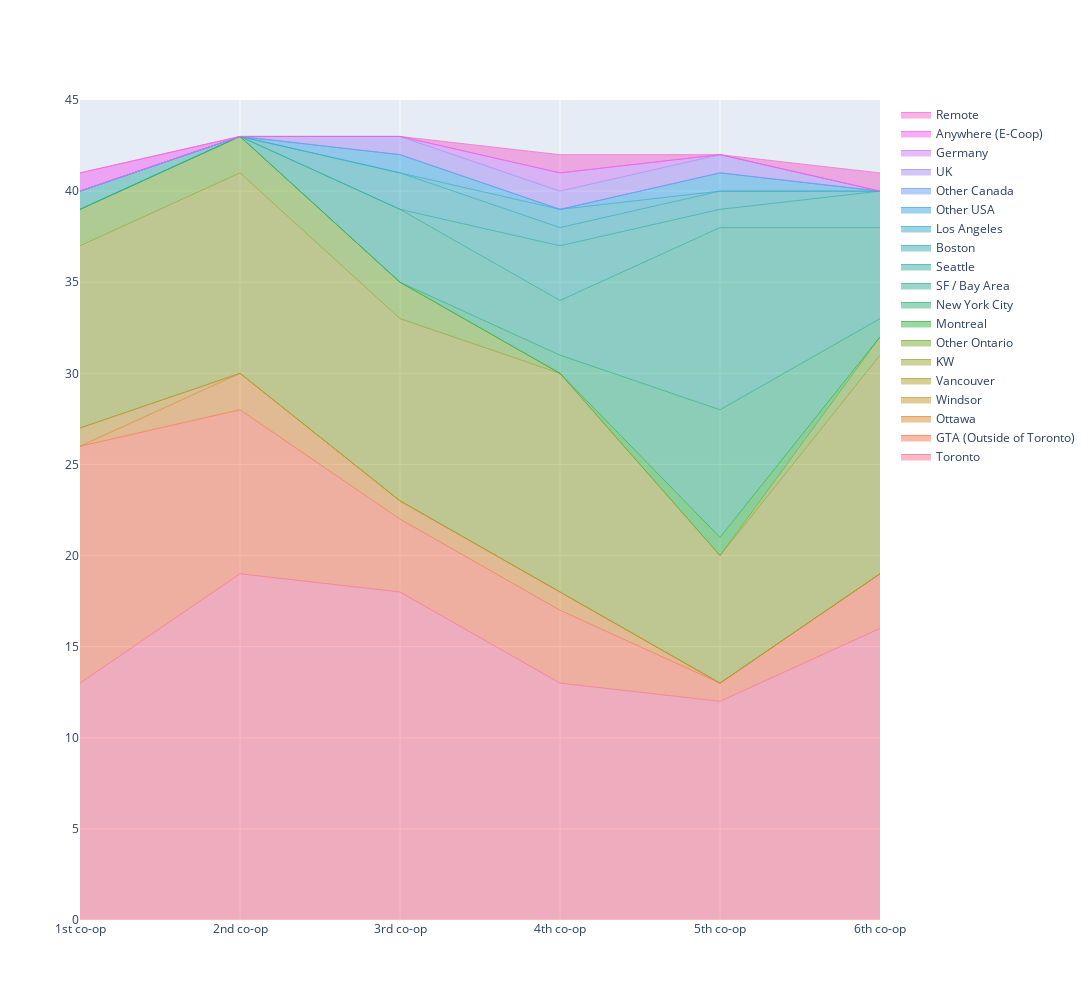

Write notebook code for a chart like this one.
### Code cell
# create list of column names to iterate through
columns = ["Where did you work for your 1st coop ?", "Where did you work for your 2nd coop ?", "Where did you work for your 3rd coop ?", "Where did you work for your 4th coop ?", "Where did you work for your 5th coop ?", "Where did you work for your 6th coop ? (Even if it was remote, you can just put in the location of where you would have worked if COVID never happened)"]
cities = ["Toronto", "GTA (Outside of Toronto)", "Ottawa", "Windsor", "Vancouver", "KW", "Other Ontario", "Montreal", "New York City", "SF / Bay Area", "Seattle", "Boston", "Los Angeles", "Other USA", "Other Canada","UK","Germany","Anywhere (E-Coop)","Remote"]
# "#"+''.join([random.choice('0123456789ABCDEF') for j in range(6)])

colors_1 = sns.color_palette("husl", 20)
#colors_1 = sns.color_palette("Paired", 20)



dist = collections.defaultdict(list)

for city in cities:
    dist[city] = [0,0,0,0,0,0]

for i in range(len(columns)):
    column = columns[i]
    values = dataframe[column][9:].value_counts()
    for city, freq in values.items():
        dist[city][i] = freq

x = ["1st co-op", "2nd co-op", "3rd co-op", "4th co-op", "5th co-op", "6th co-op"]
fig = go.Figure()

i = 0
for city, freq in dist.items():
    fig.add_trace(go.Scatter(
        x=x, y=freq,
        hoverinfo='x+y',
        mode='lines',
        line=dict(width=0.7, color='rgb' + str(colors_1[i])),
        stackgroup='one',
        name=city
    ))
    i+=1

fig.update_layout(yaxis_range=(0, 45))
fig.update_layout(width=1500, height=1000)
fig.show()

### Figure 1 — Plotly figure (JSON) as saved in the notebook; plotly's stock layout.template omitted (floating-point values rounded to 4 significant figures)
{"data": [{"hoverinfo": "x+y", "line": {"color": "rgb(0.9677975592919913, 0.44127456009157356, 0.5358103155058701)", "width": 0.7}, "mode": "lines", "name": "Toronto", "stackgroup": "one", "type": "scatter", "x": ["1st co-op", "2nd co-op", "3rd co-op", "4th co-op", "5th co-op", "6th co-op"], "y": [13, 19, 18, 13, 12, 16]}, {"hoverinfo": "x+y", "line": {"color": "rgb(0.9704241569984234, 0.4603475375001678, 0.3099359864545268)", "width": 0.7}, "mode": "lines", "name": "GTA (Outside of Toronto)", "stackgroup": "one", "type": "scatter", "x": ["1st co-op", "2nd co-op", "3rd co-op", "4th co-op", "5th co-op", "6th co-op"], "y": [13, 9, 4, 4, 1, 3]}, {"hoverinfo": "x+y", "line": {"color": "rgb(0.8616090647292522, 0.536495730113334, 0.19548899031476086)", "width": 0.7}, "mode": "lines", "name": "Ottawa", "stackgroup": "one", "type": "scatter", "x": ["1st co-op", "2nd co-op", "3rd co-op", "4th co-op", "5th co-op", "6th co-op"], "y": [0, 2, 1, 1, 0, 0]}, {"hoverinfo": "x+y", "line": {"color": "rgb(0.7632105624545802, 0.5838460616396939, 0.19465686802007026)", "width": 0.7}, "mode": "lines", "name": "Windsor", "stackgroup": "one", "type": "scatter", "x": ["1st co-op", "2nd co-op", "3rd co-op", "4th co-op", "5th co-op", "6th co-op"], "y": [1, 0, 0, 0, 0, 0]}, {"hoverinfo": "x+y", "line": {"color": "rgb(0.6804189127793346, 0.6151497514677574, 0.19405452111445337)", "width": 0.7}, "mode": "lines", "name": "Vancouver", "stackgroup": "one", "type": "scatter", "x": ["1st co-op", "2nd co-op", "3rd co-op", "4th co-op", "5th co-op", "6th co-op"], "y": [0, 0, 0, 0, 0, 0]}, {"hoverinfo": "x+y", "line": {"color": "rgb(0.5920891529639701, 0.6418467016378244, 0.1935069134991043)", "width": 0.7}, "mode": "lines", "name": "KW", "stackgroup": "one", "type": "scatter", "x": ["1st co-op", "2nd co-op", "3rd co-op", "4th co-op", "5th co-op", "6th co-op"], "y": [10, 11, 10, 12, 7, 12]}, {"hoverinfo": "x+y", "line": {"color": "rgb(0.46810256823426105, 0.6699492535792404, 0.1928958739904499)", "width": 0.7}, "mode": "lines", "name": "Other Ontario", "stackgroup": "one", "type": "scatter", "x": ["1st co-op", "2nd co-op", "3rd co-op", "4th co-op", "5th co-op", "6th co-op"], "y": [2, 2, 2, 0, 0, 1]}, {"hoverinfo": "x+y", "line": {"color": "rgb(0.19316929744982803, 0.7018418078239693, 0.24321388407365968)", "width": 0.7}, "mode": "lines", "name": "Montreal", "stackgroup": "one", "type": "scatter", "x": ["1st co-op", "2nd co-op", "3rd co-op", "4th co-op", "5th co-op", "6th co-op"], "y": [0, 0, 0, 0, 1, 0]}, {"hoverinfo": "x+y", "line": {"color": "rgb(0.20125317221201128, 0.6907920815379025, 0.47966761189275336)", "width": 0.7}, "mode": "lines", "name": "New York City", "stackgroup": "one", "type": "scatter", "x": ["1st co-op", "2nd co-op", "3rd co-op", "4th co-op", "5th co-op", "6th co-op"], "y": [0, 0, 0, 1, 7, 1]}, {"hoverinfo": "x+y", "line": {"color": "rgb(0.20631516405196249, 0.6834948167725491, 0.5761817437653648)", "width": 0.7}, "mode": "lines", "name": "SF / Bay Area", "stackgroup": "one", "type": "scatter", "x": ["1st co-op", "2nd co-op", "3rd co-op", "4th co-op", "5th co-op", "6th co-op"], "y": [0, 0, 4, 3, 10, 5]}, {"hoverinfo": "x+y", "line": {"color": "rgb(0.21044753832183283, 0.6773105080456748, 0.6433941168468681)", "width": 0.7}, "mode": "lines", "name": "Seattle", "stackgroup": "one", "type": "scatter", "x": ["1st co-op", "2nd co-op", "3rd co-op", "4th co-op", "5th co-op", "6th co-op"], "y": [1, 0, 0, 3, 1, 2]}, {"hoverinfo": "x+y", "line": {"color": "rgb(0.21461147568939787, 0.6708637556281021, 0.7042594890626992)", "width": 0.7}, "mode": "lines", "name": "Boston", "stackgroup": "one", "type": "scatter", "x": ["1st co-op", "2nd co-op", "3rd co-op", "4th co-op", "5th co-op", "6th co-op"], "y": [0, 0, 2, 1, 1, 0]}, {"hoverinfo": "x+y", "line": {"color": "rgb(0.2197995660828324, 0.6625157876850336, 0.7732093159317209)", "width": 0.7}, "mode": "lines", "name": "Los Angeles", "stackgroup": "one", "type": "scatter", "x": ["1st co-op", "2nd co-op", "3rd co-op", "4th co-op", "5th co-op", "6th co-op"], "y": [0, 0, 0, 1, 0, 0]}, {"hoverinfo": "x+y", "line": {"color": "rgb(0.22829030785596155, 0.6480515334381642, 0.8744997507366618)", "width": 0.7}, "mode": "lines", "name": "Other USA", "stackgroup": "one", "type": "scatter", "x": ["1st co-op", "2nd co-op", "3rd co-op", "4th co-op", "5th co-op", "6th co-op"], "y": [0, 0, 1, 0, 1, 0]}, {"hoverinfo": "x+y", "line": {"color": "rgb(0.433280341176423, 0.6065273407962815, 0.9585467098271748)", "width": 0.7}, "mode": "lines", "name": "Other Canada", "stackgroup": "one", "type": "scatter", "x": ["1st co-op", "2nd co-op", "3rd co-op", "4th co-op", "5th co-op", "6th co-op"], "y": [0, 0, 0, 0, 0, 0]}, {"hoverinfo": "x+y", "line": {"color": "rgb(0.6423044349219739, 0.5497680051256467, 0.9582651433656727)", "width": 0.7}, "mode": "lines", "name": "UK", "stackgroup": "one", "type": "scatter", "x": ["1st co-op", "2nd co-op", "3rd co-op", "4th co-op", "5th co-op", "6th co-op"], "y": [0, 0, 1, 1, 1, 0]}, {"hoverinfo": "x+y", "line": {"color": "rgb(0.8004936186423958, 0.47703363533737203, 0.9579547196007522)", "width": 0.7}, "mode": "lines", "name": "Germany", "stackgroup": "one", "type": "scatter", "x": ["1st co-op", "2nd co-op", "3rd co-op", "4th co-op", "5th co-op", "6th co-op"], "y": [0, 0, 0, 1, 0, 0]}, {"hoverinfo": "x+y", "line": {"color": "rgb(0.9579148533500138, 0.358831186992106, 0.9474115985773391)", "width": 0.7}, "mode": "lines", "name": "Anywhere (E-Coop)", "stackgroup": "one", "type": "scatter", "x": ["1st co-op", "2nd co-op", "3rd co-op", "4th co-op", "5th co-op", "6th co-op"], "y": [1, 0, 0, 0, 0, 0]}, {"hoverinfo": "x+y", "line": {"color": "rgb(0.962272393509669, 0.3976451968965351, 0.8008274363432775)", "width": 0.7}, "mode": "lines", "name": "Remote", "stackgroup": "one", "type": "scatter", "x": ["1st co-op", "2nd co-op", "3rd co-op", "4th co-op", "5th co-op", "6th co-op"], "y": [0, 0, 0, 1, 0, 1]}], "layout": {"height": 1000, "width": 1500, "yaxis": {"range": [0, 45]}}}
